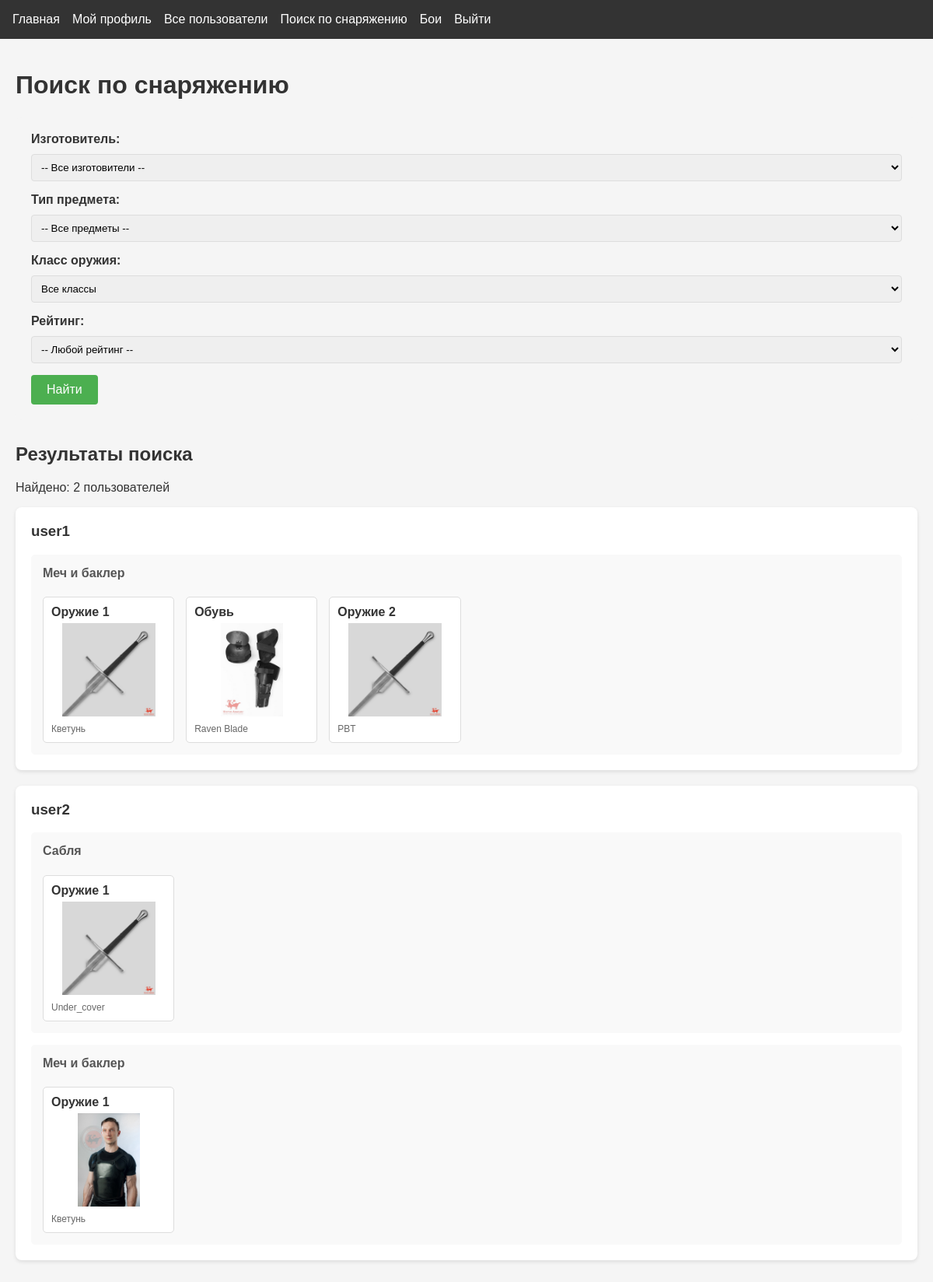
/search (signed in), run on an earlier commit of the app's database.
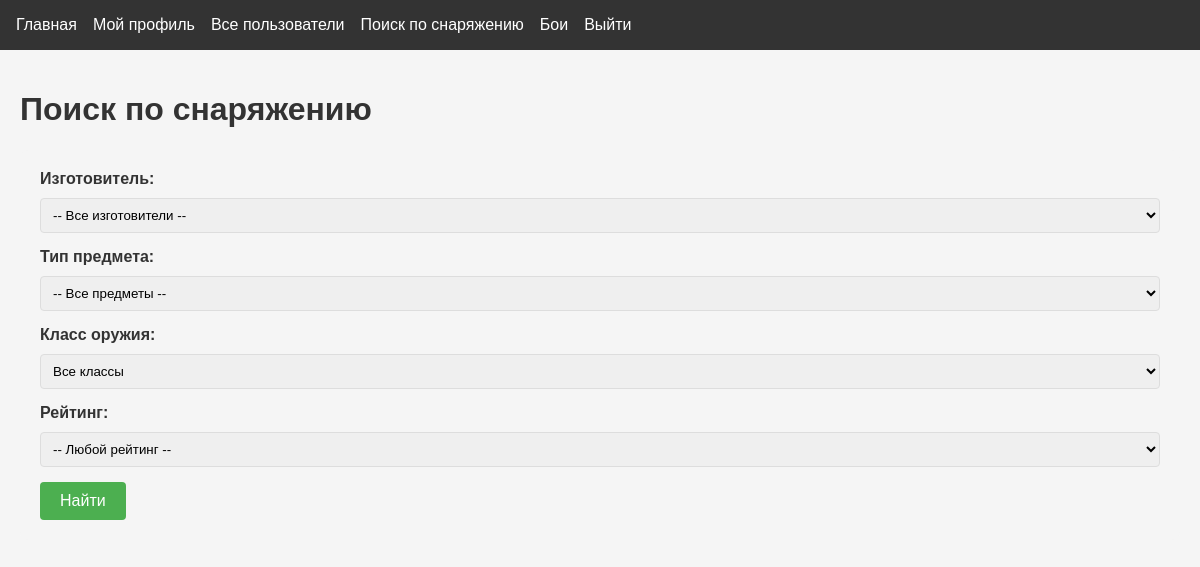
And on a later commit of the database.
### app.py (models this page shows)
class User(db.Model, UserMixin):
    id = db.Column(db.Integer, primary_key=True)
    username = db.Column(db.String(80), unique=True, nullable=False)
    password = db.Column(db.String(120), nullable=False)
    weapon_class = db.Column(db.String(20), default="sword_buckler")
    age = db.Column(db.Integer)
    real_name = db.Column(db.String(100))
    has_longsword = db.Column(db.Boolean, default=False)
    longsword_since = db.Column(db.Date)
    has_rapier = db.Column(db.Boolean, default=False)
    rapier_since = db.Column(db.Date)
    has_sabre = db.Column(db.Boolean, default=False)
    sabre_since = db.Column(db.Date)
    has_sword_buckler = db.Column(db.Boolean, default=False)
    sword_buckler_since = db.Column(db.Date)
    items = db.relationship(
        "InventoryItem", backref="user", lazy=True, cascade="all, delete-orphan"
    )
    battle_responses = db.relationship("BattleResponse", backref="user", lazy=True)

class InventoryItem(db.Model):
    id = db.Column(db.Integer, primary_key=True)
    user_id = db.Column(db.Integer, db.ForeignKey("user.id"), nullable=False)
    model = db.Column(db.String(20), default="none")  # изготовитель
    model_site = db.Column(db.Text)  # ссылка на изготовителя
    weapon_class = db.Column(db.String(20), default="all")  # 'all' или конкретный класс
    item_type = db.Column(db.String(20), nullable=False)
    image_paths = db.Column(db.Text)
    description = db.Column(db.Text)
    pros = db.Column(db.Text)
    cons = db.Column(db.Text)
    rating = db.Column(db.Integer)
    weight = db.Column(db.Float)  # вес
    length = db.Column(db.Float)  # длина
    balance_point = db.Column(db.Float)  # точка баланса
    point_perimeter = db.Column(db.Float)  # периметр пунты
    stiffness = db.Column(db.Float)  # жесткость

### app.py (the view, shortened to what this page needs)
@app.route("/search")
@login_required
def user_search_equip():
    manufacturer = request.args.get("manufacturer", "")
    item_type = request.args.get("item_type", "")
    weapon_class = request.args.get("weapon_class", "all")
    rating_item = request.args.get("rating", "")
    users = User.query.order_by(User.username).all()
    results = []
    for user in users:
        query = InventoryItem.query.filter_by(user_id=user.id)
        if manufacturer:
            query = query.filter_by(model=manufacturer)
        if rating_item:
            query = query.filter_by(rating=rating_item)
        if weapon_class != "all":
            query = query.filter(
                (InventoryItem.weapon_class == weapon_class) |
                (InventoryItem.weapon_class == "all")
            )
        items = query.all()
        if items:
            items_by_class = {}
            for item in items:
                if item.weapon_class not in items_by_class:
                    items_by_class[item.weapon_class] = []
                items_by_class[item.weapon_class].append(item)
            results.append({
                "user": user,
                "items_by_class": items_by_class
            })
    item_types = [
        "gorget", "head", "namasnik", "naplech", "torso",
        "ng", "brass", "lokti", "gloves", "sht",
        "pants", "shoes", "bag", "sword"
    ]
    return render_template(
        "search.html",
        results=results,
        search_manufacturer=manufacturer,
        search_item_type=item_type,
        search_weapon_class=weapon_class,
        weapon_classes={
            "sword_buckler": "Меч и баклер",
            "longsword": "Длинный меч",
            "rapier_dagger": "Рапира и дага",
            "sabre": "Сабля",
            "all": "Все классы"
        },
        manufacturers=[
            ("Kvetun", "Кветунь"),
            ("Gold_Sokol", "Золотой сокол"),
            ("PBT", "PBT"),
            ("SPES", "SPES"),
            ("Foxtail", "Fox Tail"),
            ("Fencing_shop", "Fencing shop"),
            ("pangolins", "Панголины"),
            ("Raidu", "Raidu"),
            ("under_cover", "Under Cover"),
            ("ultima_ratio", "Ultima Ratio"),
            ("raven_blade", "RavenBlade"),
            ("PikeArmory", "Pike Armory")
        ],
        rating=[1,2,3,4,5],
        search_rating=rating_item,
        item_types=item_types
    )

### app.py (called while the page is built)
@login_manager.user_loader
def load_user(user_id):
    return User.query.get(int(user_id))

### templates/search.html (shortened to what the changed rows need)
{% extends "base.html" %}
{% block content %}
<div class="search-container">
    <h1>Поиск по снаряжению</h1>
    {% if results %}
    <div class="search-results">
        <h2>Результаты поиска</h2>
        <p>Найдено: {{ results|length }} пользователей</p>
        {% for result in results %}
        <div class="user-result">
            <h3>
                <a href="{{ url_for('view_profile', username=result.user.username) }}">
                    {{ result.user.username }}
                </a>
            </h3>
            {% for weapon_class, items in result.items_by_class.items() %}
            <div class="weapon-class-section">
                <h4>{{ weapon_classes.get(weapon_class, weapon_class) }}</h4>
                <div class="items-grid">
                    {% for item in items %}
                    <div class="search-item" onclick="showTooltip(event)">
                        <div class="item-type">
                            {% if item.item_type == 'gorget' %} Горжет
                            {% elif item.item_type == 'namasnik' %} Намасник
                            {% elif item.item_type == 'head' %} Маска
                            {% elif item.item_type == 'naplech' %} Наплечники
                            {% elif item.item_type == 'sword1' %} Оружие 1
                            {% elif item.item_type == 'torso' %} Куртка
                            {% elif item.item_type == 'ng' %} Нагрудник
                            {% elif item.item_type == 'sht' %} Штаны
                            {% elif item.item_type == 'pants' %} Ноги
                            {% elif item.item_type == 'brass' %} Брассары
                            {% elif item.item_type == 'sword2' %} Оружие 2
                            {% elif item.item_type == 'bag' %} Сумка
                            {% elif item.item_type == 'lokti' %} Локти
                            {% elif item.item_type == 'gloves' %} Перчатки
                            {% elif item.item_type == 'sword3' %} Оружие 3
                            {% elif item.item_type == 'shoes' %} Обувь
                            {%else%} -
                            {% endif%}
                        </div>
                        {% if item.image_paths %}
                        <img src="{{ url_for('static', filename='uploads/' + item.image_paths.split(',')[0]) }}"
                             alt="{{ item.item_type }}"
                             data-description="{{ item.description }}"
                             data-pros="{{ item.pros }}"
                             data-cons="{{ item.cons }}"
                             data-model="{{ item.model }}"
                             data-rating="{{ item.rating }}"
                             data-images="{{ item.image_paths }}"
                             data-weight="{{ item.weight }}"
                             data-length="{{ item.length }}"
                             data-balance-point="{{ item.balance_point }}"
                             data-point-perimeter="{{ item.point_perimeter }}"
                             data-stiffness="{{ item.stiffness }}">
                        {% else %}
                        <div class="no-image">Нет изображения</div>
                        {% endif %}
                        <div class="item-model">
                            {% if item.model == "Kvetun" %}Кветунь
                            {% elif item.model == "Gold_Sokol" %}Золотой сокол
                            {% elif item.model == "PikeArmory" %}Pike Armory
                            {% elif item.model == "PBT" %}PBT
                            {% elif item.model == "SPES" %}SPES
                            {% elif item.model == "Fencing_shop" %}Fencing shop
                            {% elif item.model == "pangolins" %}Панголины
                            {% elif item.model == "foxtail" %}Fox Tail
                            {% elif item.model == "Raidu" %}Raidu
                            {% elif item.model == "under_cover" %}Under Cover
                            {% elif item.model == "ultima_ratio" %}Ultima Ratio
                            {% elif item.model == "raven_blade" %}Raven Blade
                            {% else %}{{ item.model }}
                            {% endif %}
                        </div>
                    </div>
                    {% endfor %}
                </div>
            </div>
            {% endfor %}
        </div>
        {% endfor %}
    </div>
    {% elif request.args.get('manufacturer') or request.args.get('item_type') or request.args.get('weapon_class') %}
    <div class="no-results">
        <p>Ничего не найдено по вашему запросу.</p>
    </div>
    {% endif %}
</div>
{% endblock %}

What changed in the data, as far as the page shows it:
no longer on this page (row edited): User: user.username "user1"
removed InventoryItem: get "Меч и баклер", shows "Оружие 1", image_paths+item_type (picture), model "Кветунь"
removed InventoryItem: shows "Обувь", image_paths+item_type (picture), model "Raven Blade", shown under "Меч и баклер"
removed InventoryItem: shows "Оружие 2", image_paths+item_type (picture), model "PBT", shown under "Меч и баклер"
no longer on this page (row edited): User: user.username "user2"
removed InventoryItem: get "Сабля", shows "Оружие 1", image_paths+item_type (picture), model "Under_cover"
removed InventoryItem: get "Меч и баклер", shows "Оружие 1", image_paths+item_type (picture), model "Кветунь"
Also different on the page:
{{ results|length }}: "2" → (not shown)
text no longer shown: "Результаты поиска Найдено: пользователей"
